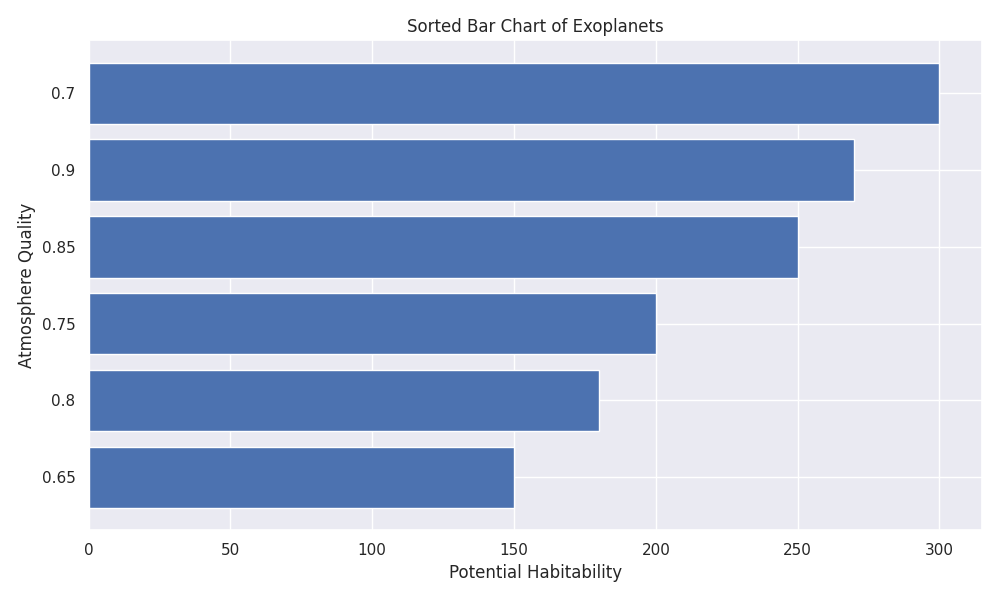

Reproduce this figure in Python.
import matplotlib.pyplot as plt
import numpy as np

# Data for exoplanets
atmosphere_quality = [0.85, 0.90, 0.75, 0.70, 0.65, 0.80]
potential_habitability = [250, 270, 200, 300, 150, 180]

# Sort the data based on potential habitability
sorted_indices = np.argsort(potential_habitability)
sorted_habitability = np.array(potential_habitability)[sorted_indices]
sorted_atmosphere_quality = np.array(atmosphere_quality)[sorted_indices]

# Set up the bar plot
fig, ax = plt.subplots(figsize=(10, 6))

# Bar chart
ax.barh(range(len(sorted_habitability)), sorted_habitability, align='center')
ax.set_yticks(range(len(sorted_habitability)))
ax.set_yticklabels(np.round(sorted_atmosphere_quality, 2))
ax.set_xlabel('Potential Habitability')
ax.set_ylabel('Atmosphere Quality')
ax.set_title('Sorted Bar Chart of Exoplanets')

# Optimize layout
plt.tight_layout()

# Display the plot
plt.show()
